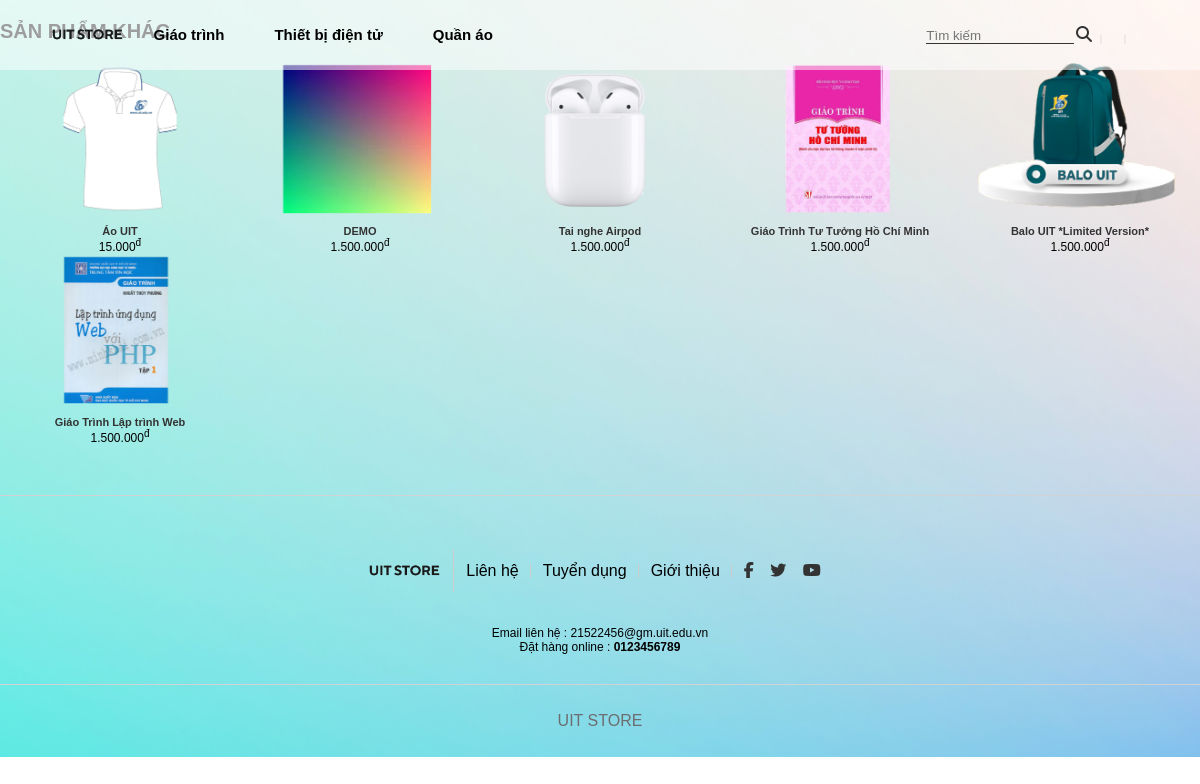
The page /product.php on the database its author committed.
### tables this page shows
CREATE TABLE `tbl_product` (
  `product_id` int(11) NOT NULL,
  `product_name` varchar(255) NOT NULL,
  `cartegory_id` int(11) NOT NULL,
  `brand_id` int(11) NOT NULL,
  `product_price` varchar(255) NOT NULL,
  `product_price_new` varchar(255) NOT NULL,
  `product_desc` varchar(5000) NOT NULL,
  `product_img` varchar(255) NOT NULL
);

### model/product_list.php (called while the page is built, shortened)
<?php
function get_new_product(){
    $conn = connectdb();
    $sql= "SELECT * FROM tbl_product ORDER BY product_id DESC";
    $stmt = $conn->prepare($sql);
    $stmt->execute();
    $list_product = $stmt->fetchAll();
    return $list_product;
}
?>

### product.php (the view, shortened to what this page needs)
<?php
    include_once "model/product_list.php";
?>
<!DOCTYPE html>
<html lang = "en" class="hydrated">
    <head>
        <link rel = "stylesheet" href="style.css">
    </head>
    <body>
        <header>
            <div class="logo">
                <a href="index.php">
                    <img src="img/logouit.png" width="75" height="50">
                </a>
            </div>
            <div class="menu">
            <li><a href="giohang.php">Giáo trình</a>
                   </li>
                   <li><a href="giohang.php">Thiết bị điện tử</a>
                   </li>
                   <li><a href="giohang.php">Quần áo</a>
                </li>
            </div>
            <div class="others">
                 <li>
                <form action="model/search.php" method="GET" >
                    <input placeholder="Tìm kiếm" type="text" name="tukhoa" >
                    <button class="search-button"><i class="fas fa-search"></i></button>
                </form>
                 </li>
                    <li><a href="cart.php"><span class="bag"><ion-icon name="bag-handle"></ion-icon></span></a></li>
                    <li><button class="btnLogin-popup"><span><ion-icon name="person"></ion-icon></span></button></li>
            </div>
        </header>
        <section class="product-related">
            <div class="product-related-title">
                <p>SẢN PHẨM KHÁC</p>
            </div>
            <div class="product-related-content row">
<?php
    $products = get_new_product();
    if (!empty($products)) {
        foreach ($products as $product) {
            $product_idn = $product["product_id"];
            $product_name = $product["product_name"];
            $product_img = $product["product_img"];
            $product_price = $product["product_price"];
        if($product_idn != $product_id){
            echo '<div class="product-related-item">';
            echo '<a href="product.php?product_id=' . $product_idn . '">';
            echo '<img src="admin/uploads/' . $product_img . '" alt="">';
            echo '<h1>' . $product_name . '</h1>';
            echo '<p>' . $product_price . '<sup>đ</sup></p>';
            echo '</a>';
            echo '</div>';
        }
        }
    } else {
        echo 'Không có sản phẩm nào.';
    }
?>
            </div>
        </section>
        <section class="footer">
            <div class="footer-container">
                <div class="footer-top">
                    <li><a href=""><img src="img/logouit.png" width="75" height="50" alt=""></a></li>
                    <li><a href=""></a>Liên hệ</li>
                    <li><a href=""></a>Tuyển dụng</li>
                    <li><a href=""></a>Giới thiệu</li>
                    <li>
                       <a href="" class="fab fa-facebook-f"></a>
                       <a href="" class="fab fa-twitter"></a>
                       <a href="" class="fab fa-youtube"></a>
                   </li>
               </div>
               <div class="footer-center">
                   <p>
                   Email liên hệ : 21522456@gm.uit.edu.vn <br>
                       Đặt hàng online : <b>0123456789</b>
                   </p>
               </div>
               <div class="footer-bottom">
                   UIT STORE
               </div>
            </div>
        </section>
    </body>
</html>

### style.css (style rules this page uses)
:root { --mauthis: #162938; --main-text-font: Arial, Helvetica, sans-serif; }
* { margin:0; padding:0; box-sizing: border-box; font-family: Arial, Helvetica, sans-serif; }
li { list-style: none; }
a { text-decoration: none; color: #000; }
.row { display: flex; flex-wrap: wrap; }
header { display: flex; justify-content: space-between; padding: 12px 50px; height: 70px; align-items: center; position: fixed; top: 0; left: 0; width: 100%; z-index: 1; background: rgba(225, 225, 225, 0.459); }
.logo { flex: 1; display:flex; }
.menu { flex: 10; display: flex; }
.menu >li { padding: 0 25px 0 25px; position: relative; }
.menu li a { font-size: 15px; font-weight: bold!important; display: block; line-height: 20px; }
.others { flex: 3; display: flex; }
.others > li { padding: 0 12px; position: relative; }
.others > li::after { content:""; display: block; width: 1px; height: 50%; background: #dddddd; position: absolute; right: 0; top: 50%; transform: translate(-50%); }
.others > li:last-child::after { display: none; }
.others > li:first-child { position: relative; }
.others > li:first-child input { width: 90%; border: none; border-bottom: 1px solid #333; background: transparent; outline: none; }
.others > li:first-child i { position: absolute; right: 10px; }
.footer { padding: 40px 0 0; border-top: 1px solid #D1D2D4; }
.footer-top { display: flex; text-align: center; justify-content: center; align-items: center; margin-bottom: 20px; height: 70px; }
.footer-top img { height: 50px; }
.footer-top li { padding: 0 12px; position: relative; }
.footer-top li::after { content:""; display: block; width: 1px; height: 80%; background: #cccccc; position: absolute; right: 0; top: 50%; transform: translateY(-50%); }
.footer-top li:last-child::after { display: none; }
.footer-top li:last-child a { margin-right: 12px; color: #333; }
.footer-center { text-align: center; font-size: 12px; font-family: var(--main-text-font); }
.footer-bottom { padding: 24px 0; font-size: 16px; font-family: 'Montserrat', sans-serif; line-height: 24px; color: #6C6D70; width: 100%; text-align: center; margin-top: 30px; border-top: 1px solid #D1D2D4; }
.product-related { margin-bottom: 50px; }
.product-related-title { margin: 20px 0; }
.product-related-title p { font-family: var(--main-text-font); font-size: 20px; font-weight: bold; color: #333333; }
.product-related-item { width: 20%; text-align: center; padding: 0 6px; }
.product-related-item img { width: 100%; }
.product-related-item h1 { font-family: var(--main-text-font); font-size: 11px; color: #333333; margin-top: 6px; }
.product-related-item p { font-size: 12px; }

### product.php (style rules this page uses)
body { background-image: url('img/background.png'); background-size: cover; background-position: center; background-repeat: no-repeat; }
.search-button { background-color: transparent; border: none; vertical-align: top; }
.search-button i { color: #333; font-size: 16px; }

### rows shown on the page
tbl_product: product_img (picture), product_name "Áo UIT", product_price "15.000"
tbl_product: product_img (picture), product_name "DEMO", product_price "1.500.000"
tbl_product: product_img (picture), product_name "Tai nghe Airpod", product_price "1.500.000"
tbl_product: product_img (picture), product_name "Giáo Trình Tư Tưởng Hồ Chí Minh", product_price "1.500.000"
tbl_product: product_img (picture), product_name "Balo UIT *Limited Version*", product_price "1.500.000"
tbl_product: product_img (picture), product_name "Giáo Trình Lập trình Web", product_price "1.500.000"
